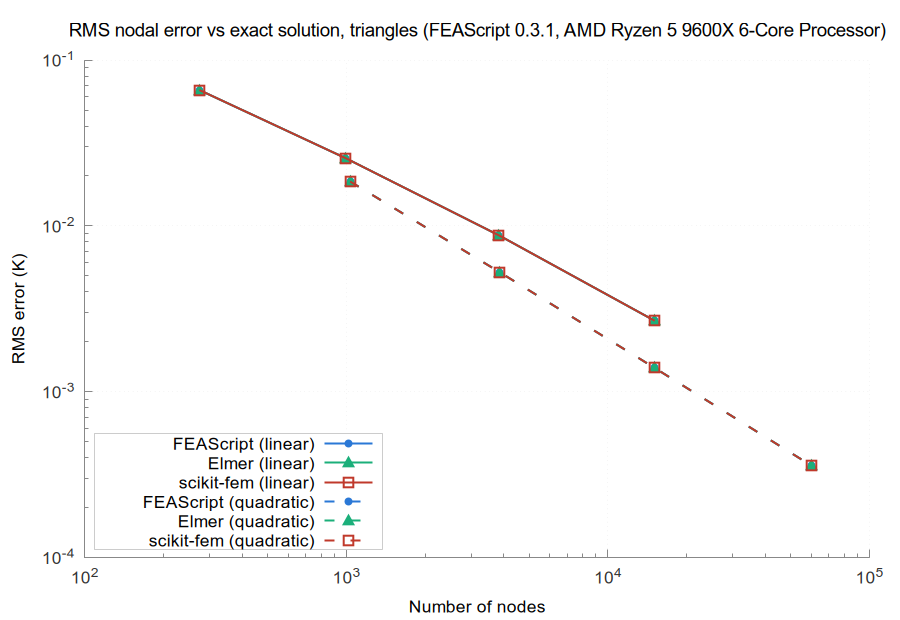

Write gnuplot code to recreate this figure.
set terminal pngcairo size 900,620 font 'Arial,13'
set border 3 lc rgb '#888888'; set tics nomirror tc rgb '#333333'
set grid lc rgb '#e6e6e6' lw 1; set key top left box lc rgb '#cccccc' opaque
set logscale xy; set format y '10^{%L}'; set format x '10^{%L}'
set output 'accuracy_tri.png'
set title 'RMS nodal error vs exact solution, triangles (FEAScript 0.3.1, AMD Ryzen 5 9600X 6-Core Processor)' font 'Arial,14'
set xlabel 'Number of nodes'
set ylabel 'RMS error (K)'
set key bottom left
plot 'err_tri_linear_FEAScript_sparse_LU.dat' u 1:2 w lp lw 2 dt 1 pt 7 ps 1.0 lc rgb '#2a78d6' t 'FEAScript (linear)', \
     'err_tri_linear_Elmer_UMFPACK.dat' u 1:2 w lp lw 2 dt 1 pt 9 ps 1.6 lc rgb '#1baf7a' t 'Elmer (linear)', \
     'err_tri_linear_scikit_fem_SuperLU.dat' u 1:2 w lp lw 2 dt 1 pt 4 ps 1.6 lc rgb '#c0392b' t 'scikit-fem (linear)', \
     'err_tri_quadratic_FEAScript_sparse_LU.dat' u 1:2 w lp lw 2 dt 2 pt 7 ps 1.0 lc rgb '#2a78d6' t 'FEAScript (quadratic)', \
     'err_tri_quadratic_Elmer_UMFPACK.dat' u 1:2 w lp lw 2 dt 2 pt 9 ps 1.6 lc rgb '#1baf7a' t 'Elmer (quadratic)', \
     'err_tri_quadratic_scikit_fem_SuperLU.dat' u 1:2 w lp lw 2 dt 2 pt 4 ps 1.6 lc rgb '#c0392b' t 'scikit-fem (quadratic)'
